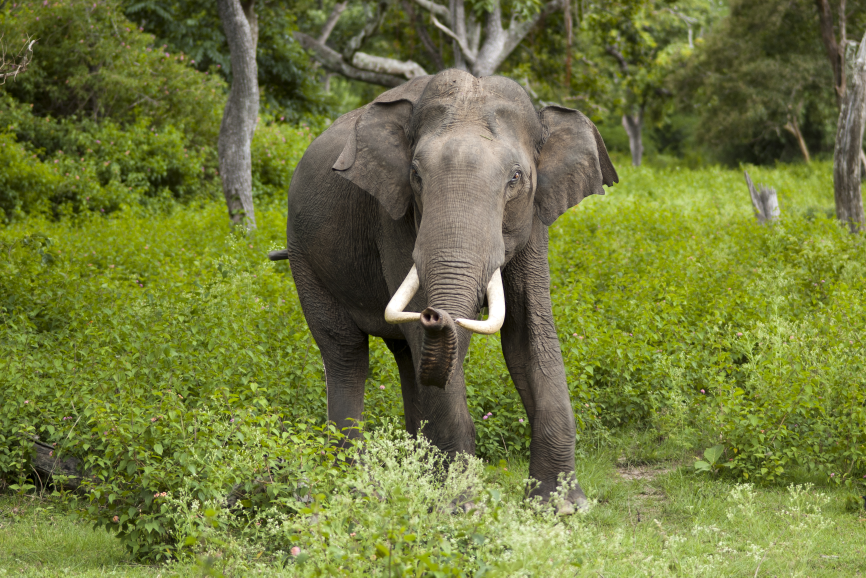
#> input picture 1.jpg, 2598 x 1732 px (shown at 1/3 size)
$ python 3.py
#> lines starting #> are read from the running program, lines starting #| are printed output that depends on the picture
#> further down, img is the input picture: shape (1732, 2598, 3); mean B, G, R 60.2, 121, 112.5
import cv2
import numpy as np

def rotate_image(image, angle):
    """
    Rotates the image around its center by the specified angle.
    """
#> called with angle = 45
    (h, w) = image.shape[:2]
#> h = 1732; w = 2598
    center = (w // 2, h // 2)
#> center = (1299, 866)

    # Get rotation matrix
    rotation_matrix = cv2.getRotationMatrix2D(center, angle, 1.0)

    # Compute the size of the new bounding box
    cos = np.abs(rotation_matrix[0, 0])
#> cos = 0.707
    sin = np.abs(rotation_matrix[0, 1])
#> sin = 0.707

    new_w = int((h * sin) + (w * cos))
#> new_w = 3061
    new_h = int((h * cos) + (w * sin))
#> new_h = 3061

    # Adjust the rotation matrix to take translation into account
    rotation_matrix[0, 2] += (new_w / 2) - center[0]
    rotation_matrix[1, 2] += (new_h / 2) - center[1]

    # Perform the rotation
    rotated = cv2.warpAffine(image, rotation_matrix, (new_w, new_h))
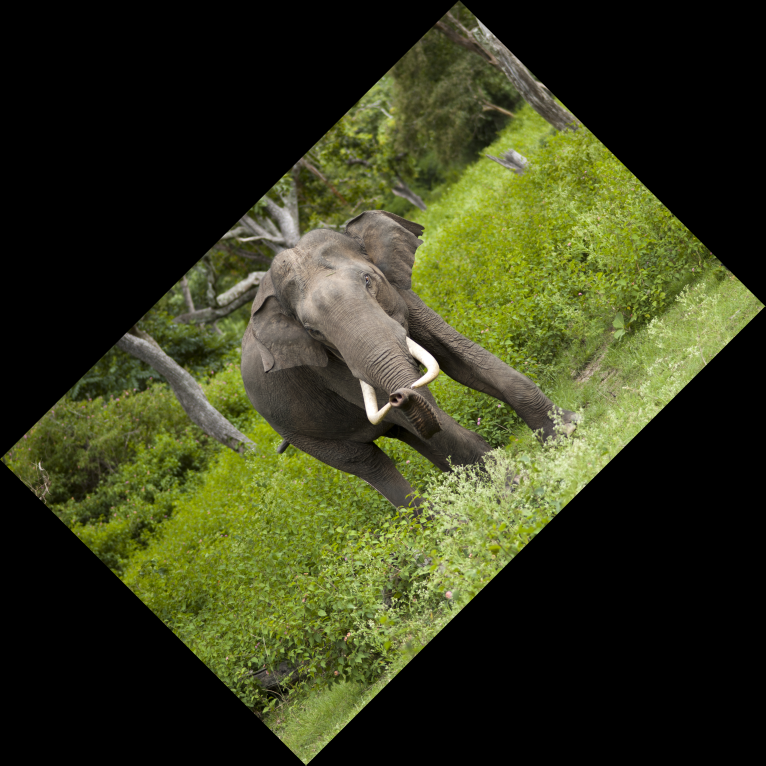
#> rotated: shape (3061, 3061, 3) (shown at 1/4 size); mean B, G, R 28.9, 58.1, 54
    return rotated

if __name__ == "__main__":
    image_path = "./1.jpg"  # Replace with your image path
    img = cv2.imread(image_path)
    if img is None:
        raise FileNotFoundError("Image not found.")

    # Rotate by 45 degrees (arbitrary)
    rotated_45 = rotate_image(img, 45)

    # Rotate by 90 degrees (built-in)
    rotated_90 = cv2.rotate(img, cv2.ROTATE_90_CLOCKWISE)
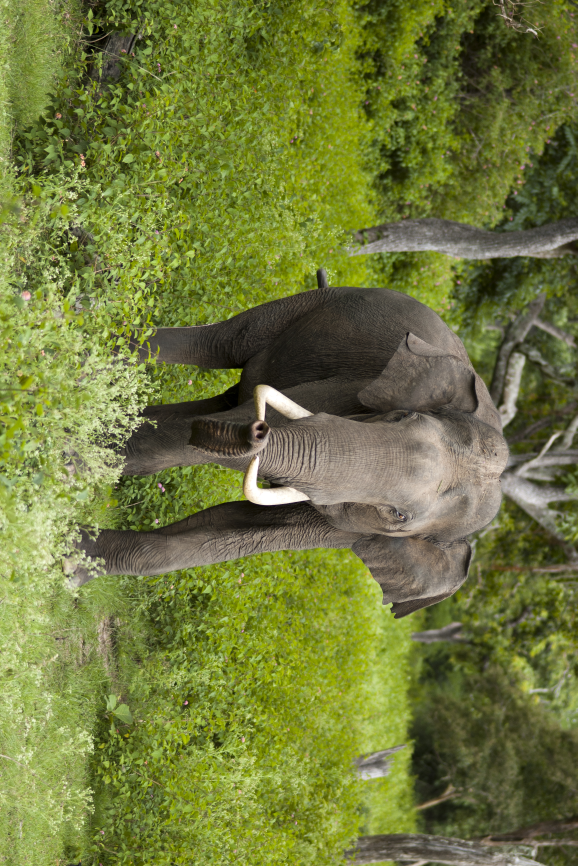
#> rotated_90: shape (2598, 1732, 3) (shown at 1/3 size); mean B, G, R 60.2, 121, 112.5

    # Display the images (resized to fit)
    def resize(image, max_width=800, max_height=800):
#> called with max_width = 800, max_height = 800
        h, w = image.shape[:2]
#> h = 1732; w = 2598
        scale = min(max_width / w, max_height / h)
#> scale = 0.308
        if scale < 1:
            return cv2.resize(image, (int(w * scale), int(h * scale)))
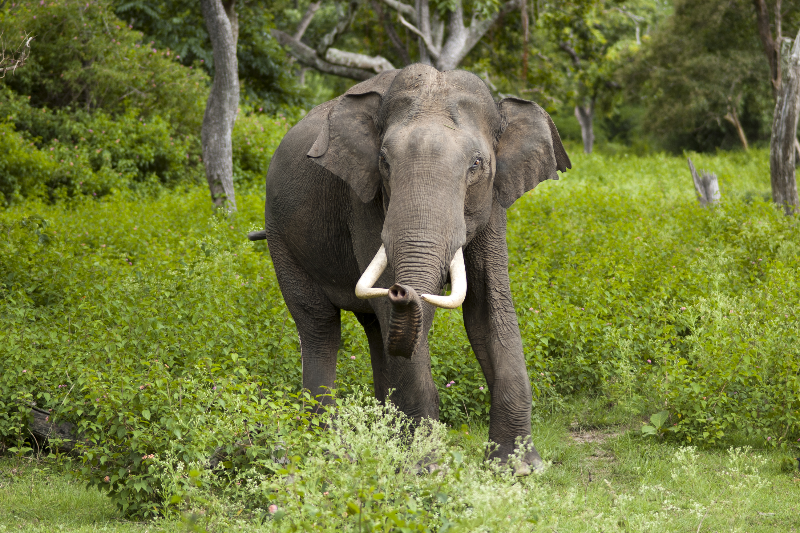
#> returned value: shape (533, 800, 3); mean of channels 0, 1, 2 60, 120.9, 112.3; drawn as B, G, R
        return image

    cv2.imshow("Original Image", resize(img))
    cv2.imshow("Rotated 45 Degrees", resize(rotated_45))
#> call 2 of resize, with max_width = 800, max_height = 800
#> in resize (call 2), `return cv2.resize(image, (int(w * scale), int(h * scale)))`:
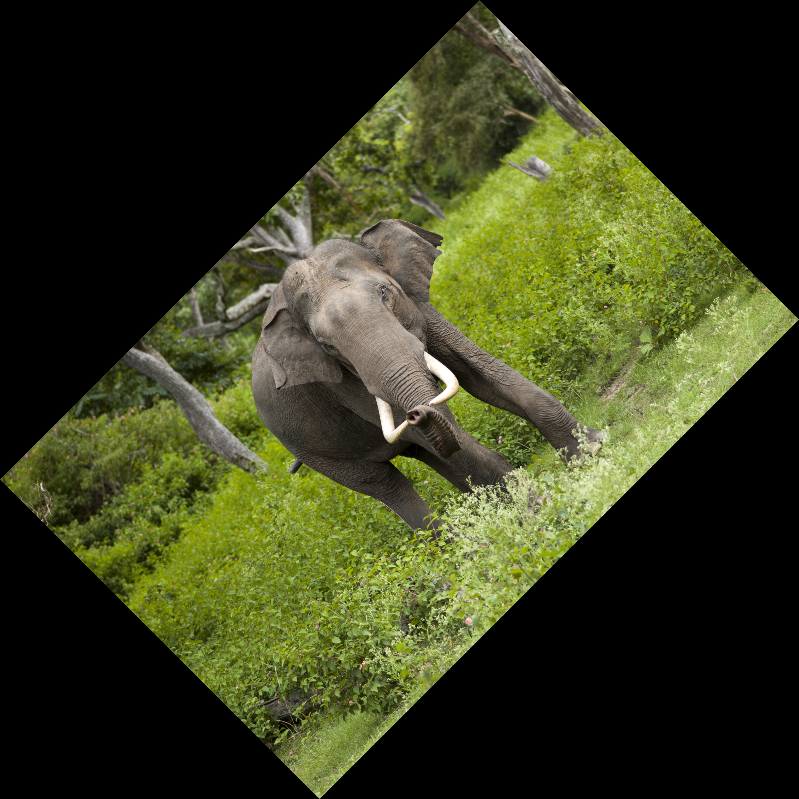
#> returned value: shape (799, 799, 3); mean of channels 0, 1, 2 28.8, 58, 53.9; drawn as B, G, R
    cv2.imshow("Rotated 90 Degrees", resize(rotated_90))
#> call 3 of resize, with max_width = 800, max_height = 800
#> in resize (call 3), `return cv2.resize(image, (int(w * scale), int(h * scale)))`:
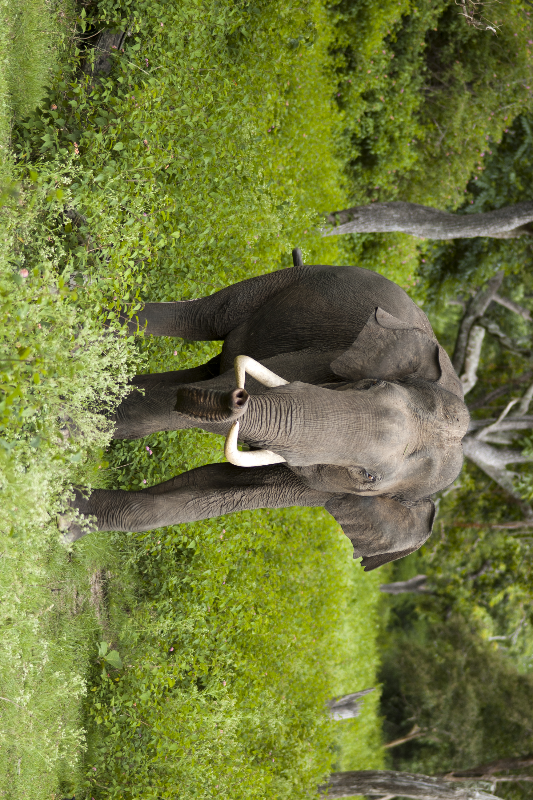
#> returned value: shape (800, 533, 3); mean of channels 0, 1, 2 60, 120.9, 112.3; drawn as B, G, R

    cv2.waitKey(0)
    cv2.destroyAllWindows()
